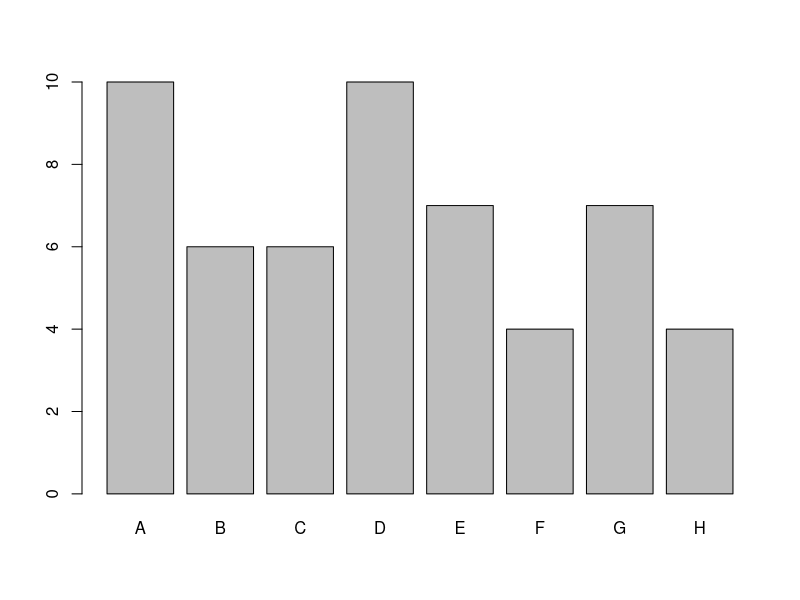
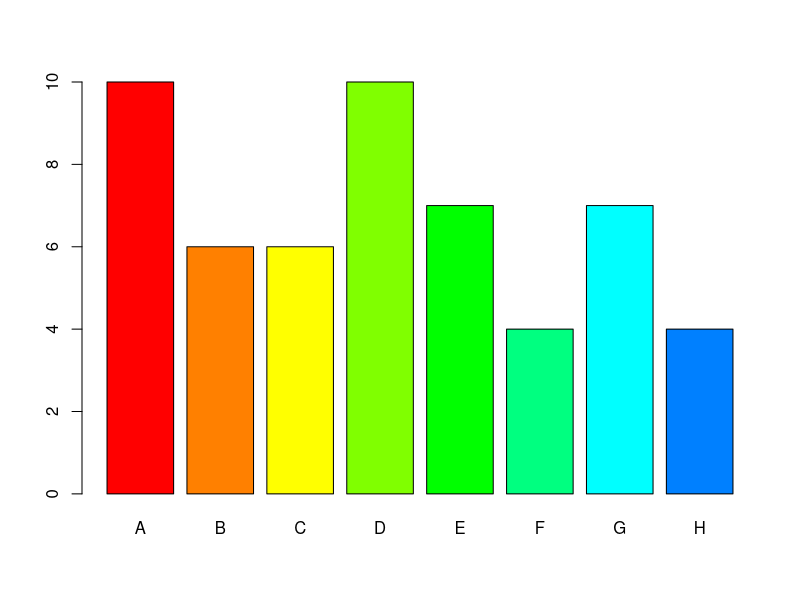
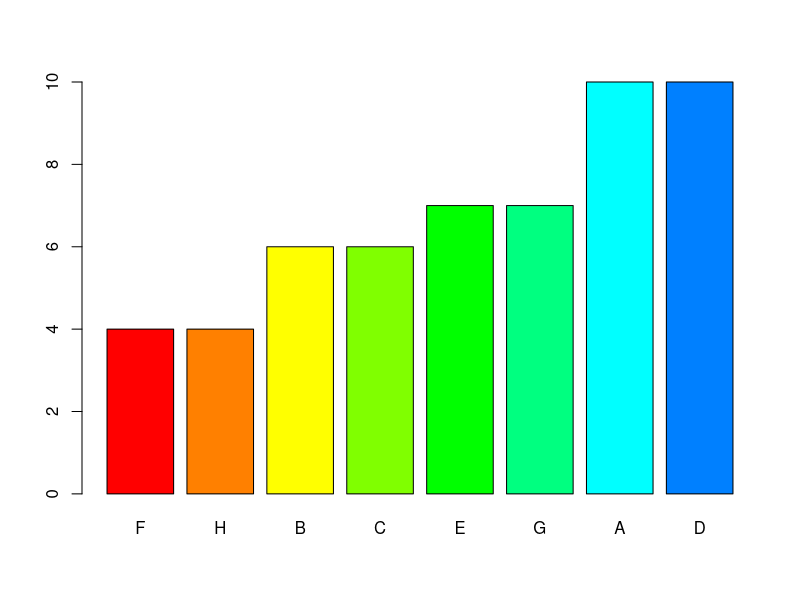
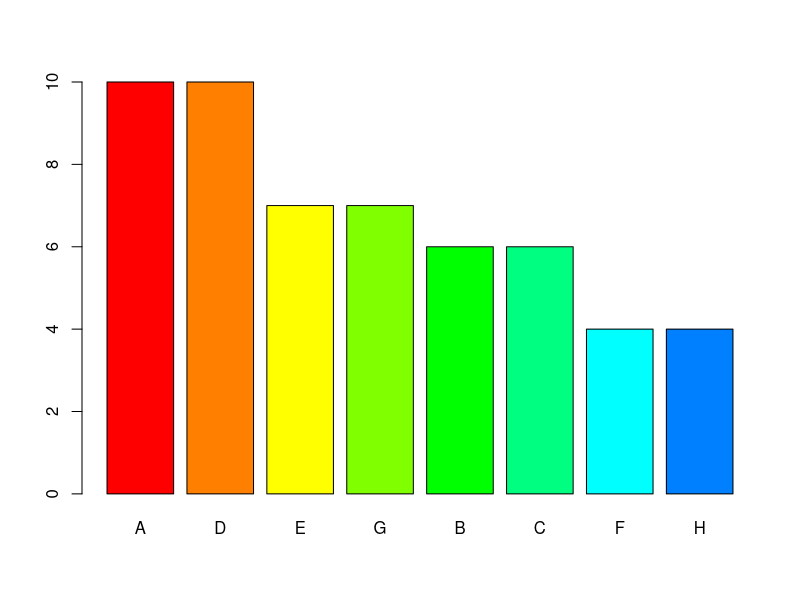
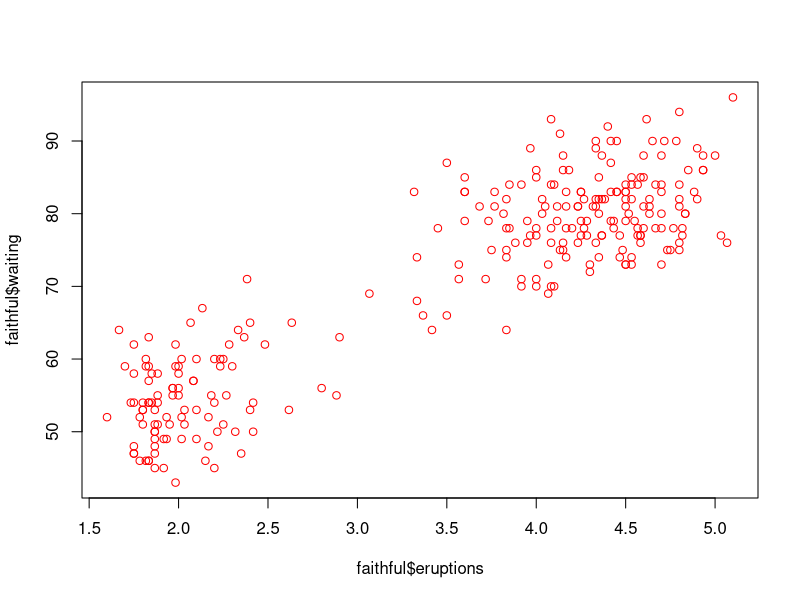
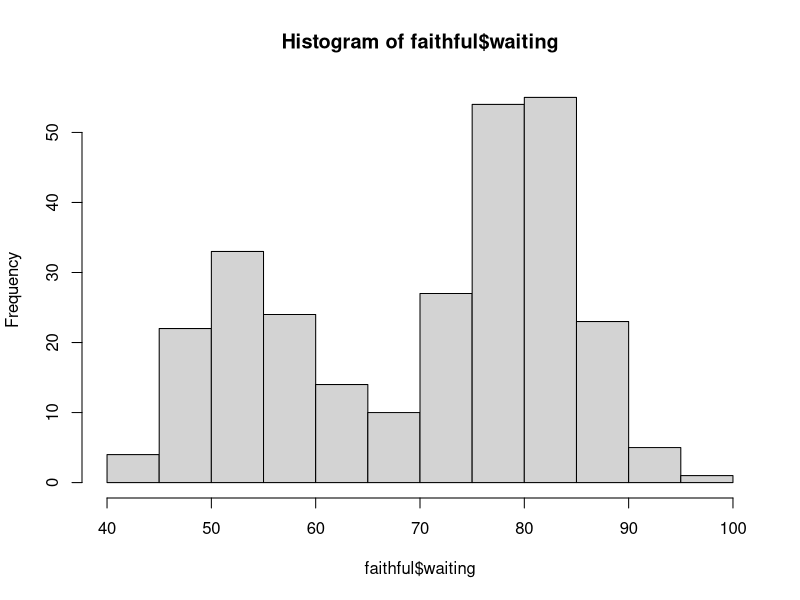
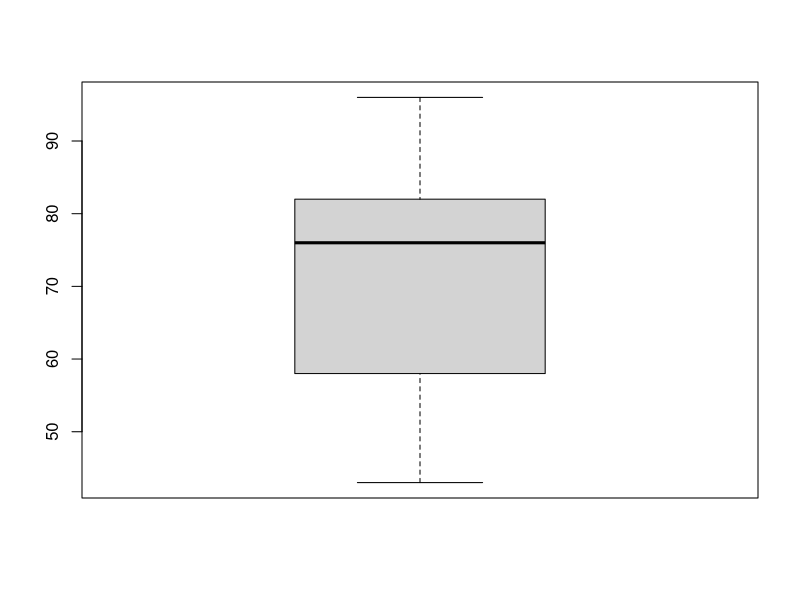
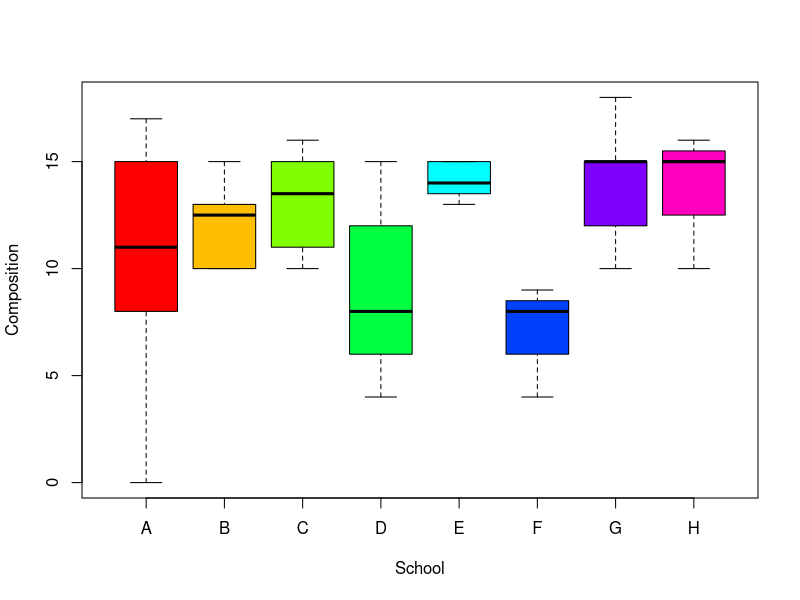

Write R code to recreate these figures, in order.
library(MASS)

##################################################
# BASIC DATA TYPES IN R                          #
##################################################
# List
x = c(1,2,3,4)
y = c('A', 'B', 'C', 'D')
paste0(x,y)

# Dataframe
df = data.frame(x,y)
df[df$x==2,]

##################################################
# BASIC DATA ANALYSIS IN R                       #
##################################################

# Descriptive Statistics
head(painters)
# Summarize data using basic stats
summary(painters)
# Tabulate data to get freq count
table(painters$School)
# Apply a single function to data frame
sapply(painters, mean)

##################################################
# PLOTTING IN R                                  #
##################################################

# Bar plot
freq = table(painters$School)
barplot(freq)
# Color it
barplot(freq, col = rainbow(12:14))
# Sort it
barplot(sort(freq), col = rainbow(12:14))
# Sort descending
barplot(sort(freq, decreasing = T), col = rainbow(12:14))

# Scatter plot to view eruption duration vs waiting time for volcanoes
head(faithful)
# Check on correlation
cor(faithful$eruptions, faithful$waiting)
# Plot the correlation
plot(faithful$eruptions, faithful$waiting, col = "red")
# Histogram to see distributions
hist(faithful$waiting)
# Boxplot the figures
boxplot(faithful$waiting)
# Boxplot group by
boxplot(Composition ~ School, data=painters, outline=F, col=rainbow(8))

